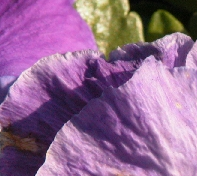
#> input picture TrainingData/T91/t1.bmp, 197 x 176 px; its folder holds only this picture in this run
$ python Generate_Raw_Data.py
#> lines starting #> are read from the running program, lines starting #| are printed output that depends on the picture
# -*- coding: utf-8 -*-
import os
import cv2
import h5py
import numpy

DATA_PATH = os.path.join(os.curdir, 'TrainingData', 'T91')
#TEST_PATH = "/home/mark/Engineer/SR/SRCNN_createData/Test/Set14/"
Random_Crop = 30
Patch_size = 32
label_size = 20
conv_side = 6
scale = 3


# [37 lines left out: function prepare_data, not called in this run]

# BORDER_CUT = 8
BLOCK_STEP = 16
BLOCK_SIZE = 32


def prepare_crop_data(_path):
#> called with _path = './TrainingData/T91'
    names = os.listdir(_path)
    names = sorted(names)
    nums = names.__len__()

    data = []
    label = []

    for i in range(nums):
        name = os.path.join(_path, names[i])
        hr_img = cv2.imread(name, cv2.IMREAD_COLOR)
#> hr_img is the input picture: shape (176, 197, 3); mean B, G, R 144.8, 104.8, 146.8
        hr_img = cv2.cvtColor(hr_img, cv2.COLOR_BGR2YCrCb)
#> hr_img: shape (176, 197, 3); mean of channels 0, 1, 2 121.9, 145.7, 140.9
        hr_img = hr_img[:, :, 0]
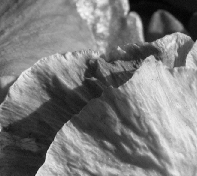
#> hr_img: shape (176, 197); min 2, max 247, mean 121.9
        shape = hr_img.shape
#> shape = (176, 197)

        # two resize operation to produce training data and labels
        lr_img = cv2.resize(hr_img, (int(shape[1] / scale), int(shape[0] / scale)))
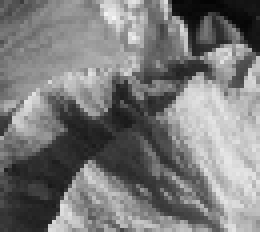
#> lr_img: shape (58, 65) (shown 4 times larger); min 4, max 245, mean 121.9
        lr_img = cv2.resize(lr_img, (shape[1], shape[0]))
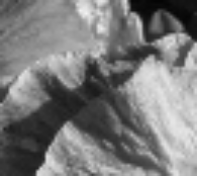
#> lr_img: shape (176, 197); min 4, max 243, mean 121.7

        width_num = int((shape[0] - (BLOCK_SIZE - BLOCK_STEP) * 2) / BLOCK_STEP)
#> width_num = 9
        height_num = int((shape[1] - (BLOCK_SIZE - BLOCK_STEP) * 2) / BLOCK_STEP)
#> height_num = 10
        for k in range(width_num):
            for j in range(height_num):
                x = k * BLOCK_STEP
                y = j * BLOCK_STEP
                hr_patch = hr_img[x: x + BLOCK_SIZE, y: y + BLOCK_SIZE]
                lr_patch = lr_img[x: x + BLOCK_SIZE, y: y + BLOCK_SIZE]

                lr_patch = lr_patch.astype(float) / 255.
                hr_patch = hr_patch.astype(float) / 255.

                lr = numpy.zeros((1, Patch_size, Patch_size), dtype=numpy.double)
                hr = numpy.zeros((1, label_size, label_size), dtype=numpy.double)

                lr[0, :, :] = lr_patch
                hr[0, :, :] = hr_patch[conv_side: -conv_side, conv_side: -conv_side]

                data.append(lr)
                label.append(hr)
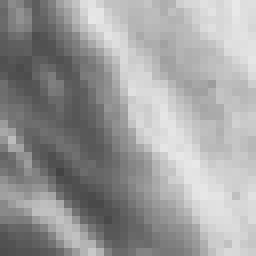
#> hr_patch: shape (32, 32) float64 (shown 8 times larger); min 0.263, max 0.91, mean 0.615
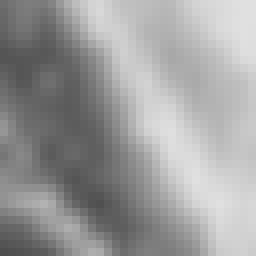
#> lr_patch: shape (32, 32) float64 (shown 8 times larger); min 0.306, max 0.878, mean 0.614
#> after the loop, data = 90 items; label = 90 items

    data = numpy.array(data, dtype=float)
    label = numpy.array(label, dtype=float)
    return data, label


def write_hdf5(data, labels, output_filename):
    """
    This function is used to save image data and its label(s) to hdf5 file.
    output_file.h5,contain data and label
    """
    output_file_path = os.path.join(os.curdir, 'TrainingData', output_filename)
    x = data.astype(numpy.float32)
    y = labels.astype(numpy.float32)

    with h5py.File(output_file_path, 'w') as h:
        h.create_dataset('data', data=x, shape=x.shape)
        h.create_dataset('label', data=y, shape=y.shape)
        # h.create_dataset()


# [7 lines left out: function read_training_data, not called in this run]


if __name__ == "__main__":
    data, label = prepare_crop_data(DATA_PATH)
    write_hdf5(data, label, "crop_train.h5")
    # [4 lines of commented-out code are left out]

$ run again, on TrainingData/T91/t13.bmp
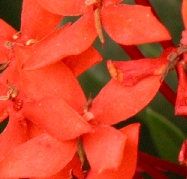
#> input picture TrainingData/T91/t13.bmp, 187 x 179 px
#> in prepare_crop_data, hr_img is the input picture: shape (179, 187, 3); mean B, G, R 41.8, 69.7, 204.1
#> in prepare_crop_data, `lr_img = cv2.resize(lr_img, (shape[1], shape[0]))`:
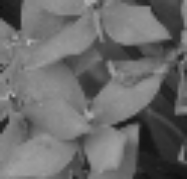
#> lr_img: shape (179, 187); min 15, max 182, mean 106.5
#> after the loop in prepare_crop_data, `for k in range(width_num):`:
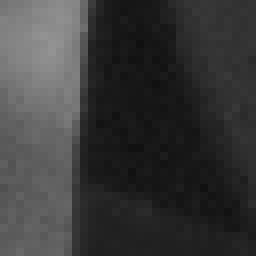
#> hr_patch: shape (32, 32) float64 (shown 8 times larger); min 0.0627, max 0.576, mean 0.224
#> after the loop in prepare_crop_data, `for k in range(width_num):`: data = 81 items

$ run again, on TrainingData/T91/t14.bmp
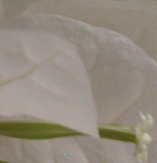
#> input picture TrainingData/T91/t14.bmp, 157 x 163 px
#> in prepare_crop_data, hr_img is the input picture: shape (163, 157, 3); mean B, G, R 126, 138.2, 146.8
#> in prepare_crop_data, `hr_img = hr_img[:, :, 0]`:
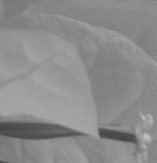
#> hr_img: shape (163, 157); min 63, max 207, mean 139.4
#> after the loop in prepare_crop_data, `for k in range(width_num):`:
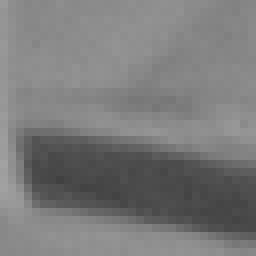
#> hr_patch: shape (32, 32) float64 (shown 8 times larger); min 0.255, max 0.635, mean 0.48
#> after the loop in prepare_crop_data, `for k in range(width_num):`: data = 56 items

$ run again, on TrainingData/T91/t15.bmp
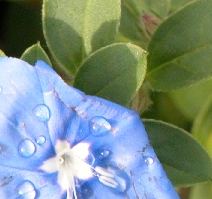
#> input picture TrainingData/T91/t15.bmp, 212 x 199 px
#> in prepare_crop_data, hr_img is the input picture: shape (199, 212, 3); mean B, G, R 134.7, 142, 122.4
#> in prepare_crop_data, `lr_img = cv2.resize(lr_img, (shape[1], shape[0]))`:
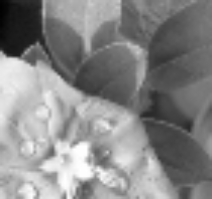
#> lr_img: shape (199, 212); min 1, max 255, mean 135.1
#> after the loop in prepare_crop_data, `for k in range(width_num):`:
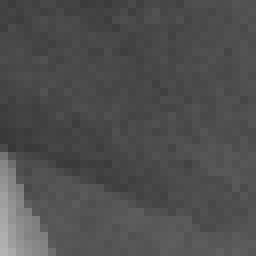
#> hr_patch: shape (32, 32) float64 (shown 8 times larger); min 0.216, max 0.702, mean 0.309
#> after the loop in prepare_crop_data, `for k in range(width_num):`: data = 110 items
